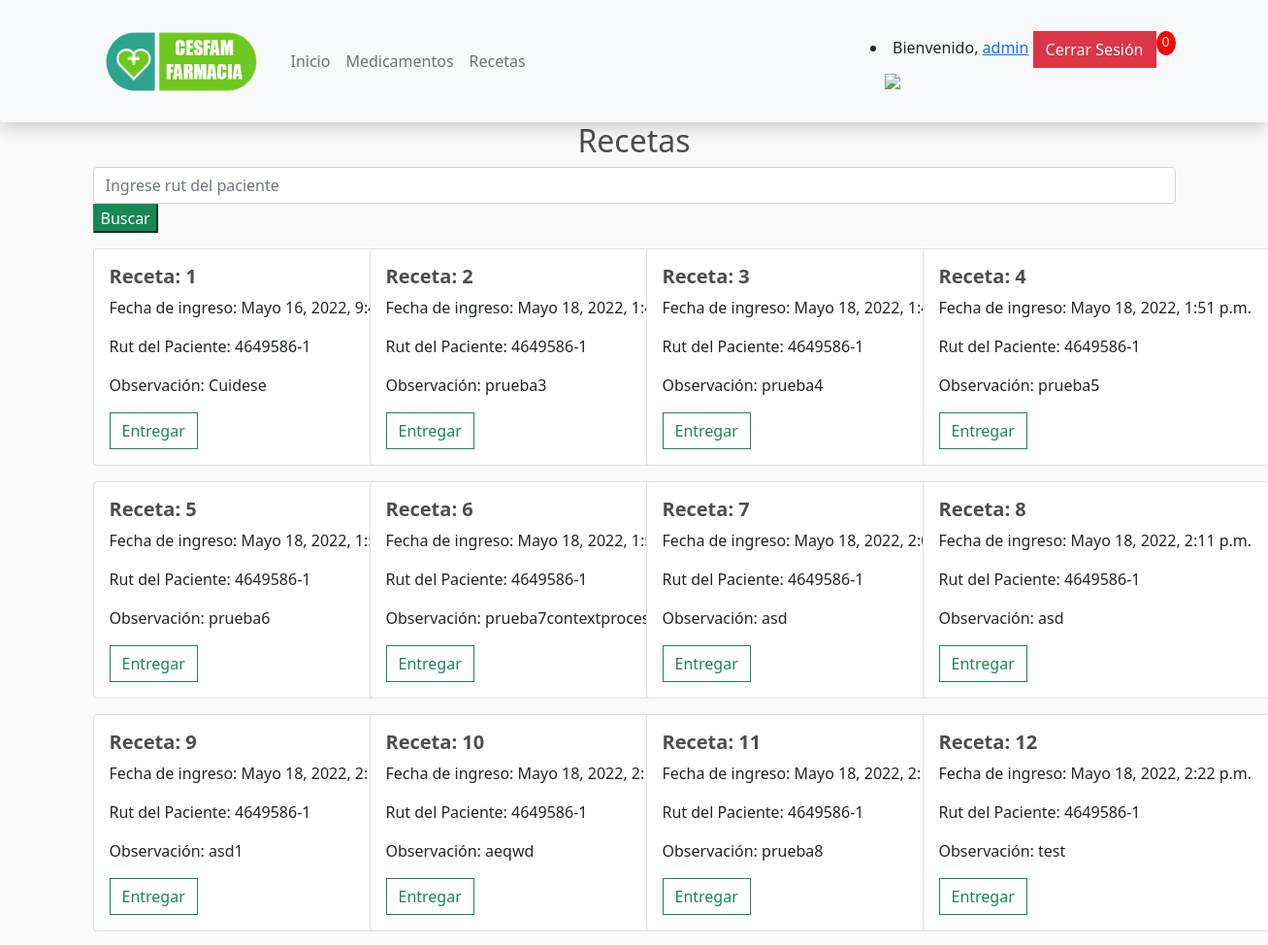
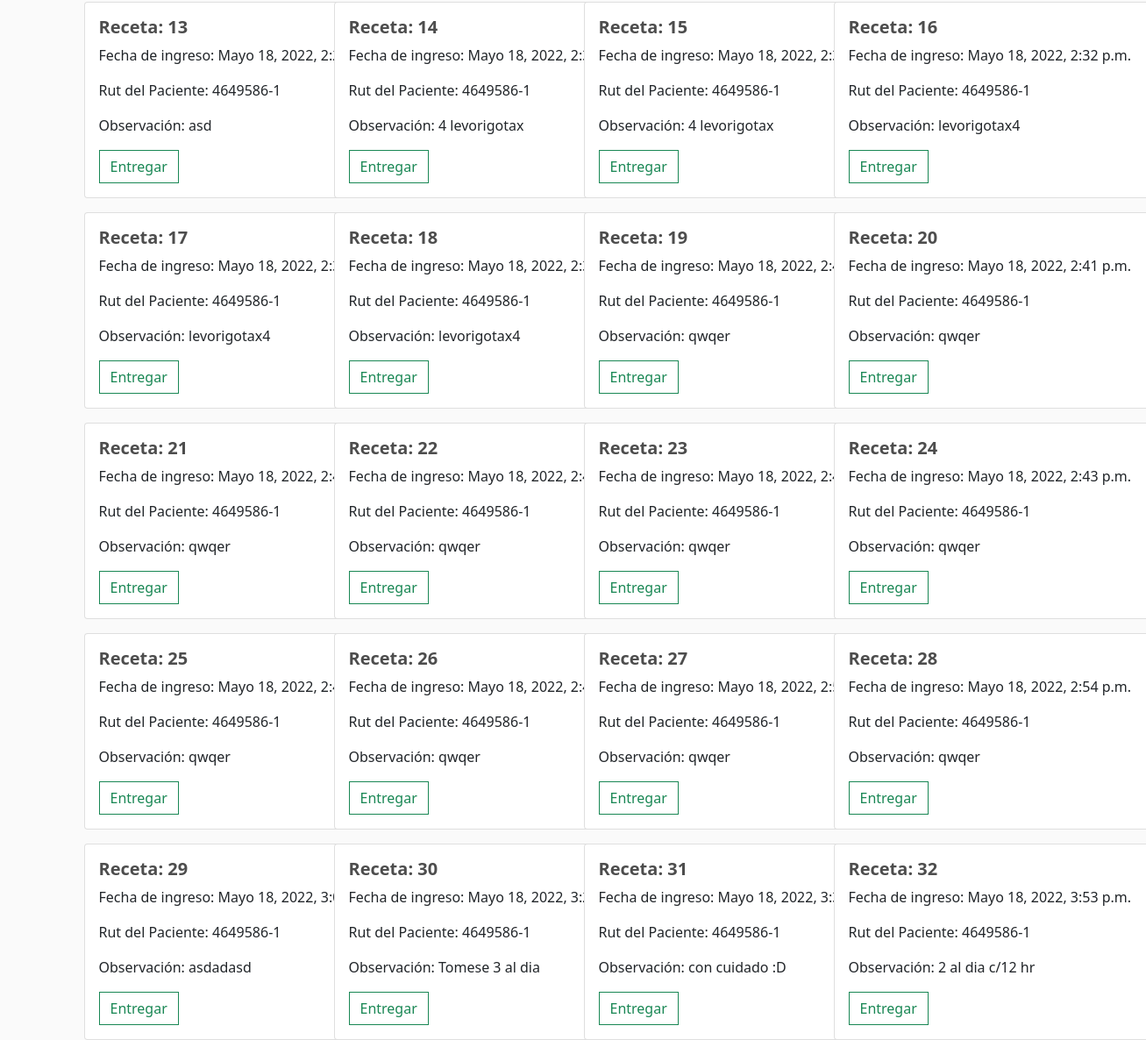
Screenshot of /listar_recetas (signed in) with the database file from the repository (2 pictures, top to bottom).
### reserva/models.py (models this page shows, shortened)
class Receta(models.Model): #Esta tabla contiene la receta que es entregada por el médico para uso interno en farmacia
    idReceta = models.AutoField(primary_key=True, verbose_name="Id de la Receta (uso interno)") #id autoincremental que es clave primaria, para control interno
    fechaReceta = models.DateTimeField(auto_now_add=True, verbose_name="Fecha de Emisión") #se añade automaticamente la fecha en que se ingreso la receta
    rutPaciente = models.ForeignKey(Paciente, on_delete=models.RESTRICT) #es el rut del paciente al cual se le hace la receta
    rutMed = models.CharField(max_length=50) #el rut del médico que receta la orden
    observacion = models.CharField(max_length=200, verbose_name="Observación del Médico") #una observación adicional del médico en caso de ser necesaria, o un detalle de la toma de medicamentos
    rutReceptor = models.CharField(editable=False, default=0, max_length=10, verbose_name="Rut del que Retira")
    entregada = models.BooleanField(verbose_name="Receta Entregada", default=False)

class Paciente(models.Model):
    rutPaciente = models.CharField(primary_key=True, max_length=10, verbose_name="Rut del Paciente")
    nombresPac = models.CharField(max_length=40, verbose_name="Nombres del Paciente")
    apellidosPac = models.CharField(max_length=40, verbose_name="Apellidos del Paciente")
    telefonoPac = models.IntegerField(verbose_name="Celular del Paciente") #el telefono del paciente para enviar whatsapp
    correoPac = models.CharField(max_length=60, verbose_name="Correo electrónico del Paciente") #el correo del paciente para enviar mensaje
    def __str__(self):
        return self.rutPaciente

### reserva/views.py (the view)
# urls.py: path('listar_recetas', listar_recetas, name="listar_recetas"),
@permission_required('reserva.view_receta')
def listar_recetas(request):
    queryset = request.GET.get("buscar")
    if queryset:
        recetas = Receta.objects.filter(
            Q(rutPaciente = queryset)
        )
    else:
        recetas = Receta.objects.all()
    context = {'recetas':recetas}
    return render(request, 'reserva/listarRecetas.html', context)

### reserva/context_processor.py (called while the page is built)
def guardar_receta(request):
    if request.user.is_authenticated:
        if "ca" in request.session.keys():
            for key, value in request.session["ca"].items():
                print(value["id"])
                carrito ={
                    "id":value["id"],
                    "nombre": value["nombre"],
                    "principio": value["principio"],
                    "cantidad":value["cantidad"]
                }
    return{"ca"}

### reserva/templates/reserva/listarRecetas.html
{% extends 'reserva/base.html' %}
{% load static %}
{% block content %}
<body>
    <div class="text-center">
        <h2>Recetas</h2>
    </div>
    <div class="container">
        <div class="row">
            <form method="get">
                <div id="custom-search-input">
                    <div class="col-md-12">
                        <input type="text" class="form-control" placeholder="Ingrese rut del paciente" name="buscar">
                        <span>
                            <button type="submit" class="btn-success">Buscar</button>
                        </span>
                    </div>
                </div>
            </form>
        </div>
    </div>
    <div class="d-flex container">
        <div class="row">
            {% for re in recetas %}
            <div class="col-sm-3 mt-3">
                <div class="card" style="width: 25rem;">
                    <div class="card-body">
                        <h5 class="card-title"><strong>Receta: {{re.idReceta}}</strong></h5>
                        <p class="card-text">Fecha de ingreso: {{re.fechaReceta}}</p>
                        <p class="card-text">Rut del Paciente: {{re.rutPaciente}}</p>
                        <p class="card-text">Observación: {{re.observacion}}</p>
                        <a type="button" class="btn btn-outline-success">Entregar</a>
                    </div>
                </div>
            </div>
            {% endfor %}
        </div>
    </div>
</body>
{% endblock %}

### reserva/templates/reserva/base.html (shortened to what this page needs)
{% load static %}
<!doctype html>
<html lang="es">
<head>
    <link rel="stylesheet" href="https://cdn.jsdelivr.net/npm/bootstrap@5.0.2/dist/css/bootstrap.min.css">
    <link type="text/css" rel="stylesheet" href="{% static 'reserva/css/style.css'%}">
</head>
<nav class="navbar navbar-expand-md navbar-light bg-light rounded shadow">
    <div class="container">
        <a href="{% url 'home' %}" class="navbar-brand">
            <img class="d-inline-block align-self-center" src="{% static 'reserva/img/cesfam-logo.png' %}" width="180" height="100">
        </a>
        <div class="collapse navbar-collapse d-flex" id="navbarNAV">
            <ul class="navbar-nav">
                <li class="nav-item active">
                    <a href="{% url 'home' %}" class="nav-link">
                            Inicio
                        </a>
                </li>
                {% if user.is_authenticated %}
                <li class="nav-item">
                    <a class="nav-link" href="{% url 'gestion_medicamentos' %}" role="button">
                            Medicamentos
                            </a>
                </li>
                <li class="nav-item">
                    <a class="nav-link" href="{% url 'listar_recetas' %}" role="button">
                            Recetas
                            </a>
                </li>
                {% endif %}
            </ul>
        </div>
        <div class="d-flex justify-content-end">
            <div class="form-inline my-2 my-lg-0">
                {% if user.is_authenticated %}
                <li>
                    <a>Bienvenido, </a>
                    <a href="#">{{ user.username }}</a>
                    <a class="btn btn-danger" href="{% url 'logout' %}">Cerrar Sesión</a>
                </li>
                {% else %}
                <li>
                    <a class="btn btn-success" href="{% url 'login' %}">Iniciar Sesión</a>
                </li>
                {% endif %}
                <a href="{% url 'crear_receta' %}">
                    <img id="cart-icon" src="{% static 'reserva/img/receta.png' %}">
                </a>
            </div>
            <p id="cart-total">0</p>
        </div>
    </div>
</nav>
{% block content %} {% endblock %}
</html>

### reserva/static/reserva/css/style.css (style rules this page uses)
body { background-color: hsl(0, 0%, 98%); }
h1,h2,h3,h4,h5,h6 { color:hsl(0, 0%, 30%); }
#cart-icon { width:25px; display: inline-block; margin-left: 15px; }
#cart-total { display: block; text-align: center; color:#fff; background-color: red; width: 20px; height: 25px; border-radius: 50%; font-size: 14px; }
.btn { border-radius: 0; }

### rows the page displays
Receta: idReceta "1", fechaReceta "Mayo 16, 2022, 9:43 p.m.", rutPaciente "4649586-1", observacion "Cuidese"
Receta: idReceta "2", fechaReceta "Mayo 18, 2022, 1:47 p.m.", rutPaciente "4649586-1", observacion "prueba3"
Receta: idReceta "3", fechaReceta "Mayo 18, 2022, 1:49 p.m.", rutPaciente "4649586-1", observacion "prueba4"
Receta: idReceta "4", fechaReceta "Mayo 18, 2022, 1:51 p.m.", rutPaciente "4649586-1", observacion "prueba5"
Receta: idReceta "5", fechaReceta "Mayo 18, 2022, 1:53 p.m.", rutPaciente "4649586-1", observacion "prueba6"
Receta: idReceta "6", fechaReceta "Mayo 18, 2022, 1:57 p.m.", rutPaciente "4649586-1", observacion "prueba7contextprocessor"
Receta: idReceta "7", fechaReceta "Mayo 18, 2022, 2:09 p.m.", rutPaciente "4649586-1", observacion "asd"
Receta: idReceta "8", fechaReceta "Mayo 18, 2022, 2:11 p.m.", rutPaciente "4649586-1", observacion "asd"
Receta: idReceta "9", fechaReceta "Mayo 18, 2022, 2:11 p.m.", rutPaciente "4649586-1", observacion "asd1"
Receta: idReceta "10", fechaReceta "Mayo 18, 2022, 2:12 p.m.", rutPaciente "4649586-1", observacion "aeqwd"
Receta: idReceta "11", fechaReceta "Mayo 18, 2022, 2:13 p.m.", rutPaciente "4649586-1", observacion "prueba8"
Receta: idReceta "12", fechaReceta "Mayo 18, 2022, 2:22 p.m.", rutPaciente "4649586-1", observacion "test"
Receta: idReceta "13", fechaReceta "Mayo 18, 2022, 2:24 p.m.", rutPaciente "4649586-1", observacion "asd"
Receta: idReceta "14", fechaReceta "Mayo 18, 2022, 2:30 p.m.", rutPaciente "4649586-1", observacion "4 levorigotax"
Receta: idReceta "15", fechaReceta "Mayo 18, 2022, 2:31 p.m.", rutPaciente "4649586-1", observacion "4 levorigotax"
Receta: idReceta "16", fechaReceta "Mayo 18, 2022, 2:32 p.m.", rutPaciente "4649586-1", observacion "levorigotax4"
Receta: idReceta "17", fechaReceta "Mayo 18, 2022, 2:33 p.m.", rutPaciente "4649586-1", observacion "levorigotax4"
Receta: idReceta "18", fechaReceta "Mayo 18, 2022, 2:34 p.m.", rutPaciente "4649586-1", observacion "levorigotax4"
Receta: idReceta "19", fechaReceta "Mayo 18, 2022, 2:40 p.m.", rutPaciente "4649586-1", observacion "qwqer"
Receta: idReceta "20", fechaReceta "Mayo 18, 2022, 2:41 p.m.", rutPaciente "4649586-1", observacion "qwqer"
Receta: idReceta "21", fechaReceta "Mayo 18, 2022, 2:42 p.m.", rutPaciente "4649586-1", observacion "qwqer"
Receta: idReceta "22", fechaReceta "Mayo 18, 2022, 2:42 p.m.", rutPaciente "4649586-1", observacion "qwqer"
Receta: idReceta "23", fechaReceta "Mayo 18, 2022, 2:43 p.m.", rutPaciente "4649586-1", observacion "qwqer"
Receta: idReceta "24", fechaReceta "Mayo 18, 2022, 2:43 p.m.", rutPaciente "4649586-1", observacion "qwqer"
Receta: idReceta "25", fechaReceta "Mayo 18, 2022, 2:43 p.m.", rutPaciente "4649586-1", observacion "qwqer"
Receta: idReceta "26", fechaReceta "Mayo 18, 2022, 2:46 p.m.", rutPaciente "4649586-1", observacion "qwqer"
Receta: idReceta "27", fechaReceta "Mayo 18, 2022, 2:54 p.m.", rutPaciente "4649586-1", observacion "qwqer"
Receta: idReceta "28", fechaReceta "Mayo 18, 2022, 2:54 p.m.", rutPaciente "4649586-1", observacion "qwqer"
Receta: idReceta "29", fechaReceta "Mayo 18, 2022, 3:01 p.m.", rutPaciente "4649586-1", observacion "asdadasd"
Receta: idReceta "30", fechaReceta "Mayo 18, 2022, 3:25 p.m.", rutPaciente "4649586-1", observacion "Tomese 3 al dia"
Receta: idReceta "31", fechaReceta "Mayo 18, 2022, 3:32 p.m.", rutPaciente "4649586-1", observacion "con cuidado :D"
Receta: idReceta "32", fechaReceta "Mayo 18, 2022, 3:53 p.m.", rutPaciente "4649586-1", observacion "2 al dia c/12 hr"

### other values shown
{{ user.username }} "admin"
